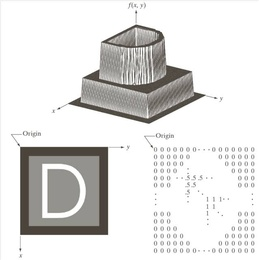
%> input picture Unit 1/Picture2_8.jpg, 259 x 260 px, shrunk from 638 x 640 before the run, given in place of cat image.jpg, which was not available
$ octave Unit4.m   (GNU Octave 9; MATLAB toolbox functions it lacks are replaced by stand-ins)
%> lines starting %> are read from the running program, lines starting %| are printed output that depends on the picture; pictures that were not available may be replaced by others from this repository, and a replacement may not be noted
%Averaging Filter
clc;clear all;close all;
a = imread('cat image.jpg');
%> a is the input picture: size 260x259x3 uint8; mean R, G, B 225.4, 224.8, 223.5
I=rgb2gray(a);
[x,y] = size(I);
%> x = 260; y = 259
figure(1), imshow(I);
for i = 2:x-1
    for j = 2:y-1
        sum = 0;
        for ii = i-1:i+1
            for jj = j-1:j+1
                sum = sum + I(ii,jj);
            end
        end
        I2(i,j) = ceil(sum/9);
    end
end
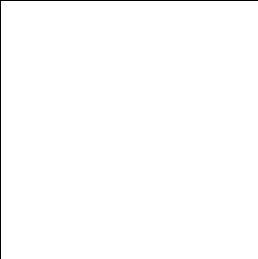
%> I2: size 259x258 uint8; values 0 (black) and 28 (white), 99.2% white; black in thin lines or dots
figure(2),imshow(I2);

%Max/Min Filter
clc;clear all;close all;
Im = imread('Lena image.png');
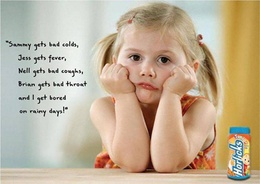
%> input picture Unit 1/child.jpg, 260 x 184 px, shrunk from 490 x 347 before the run, given in place of Lena image.png, which was not available
%> Im is the input picture: size 184x260x3 uint8; mean R, G, B 194.4, 177.2, 152.3
figure(1),imshow(Im);
Im = im2double(Im);
%> Im: size 184x260x3 double
[r c] = size(Im);
%> r = 184; c = 780
    for i=2:r-1
        for j=2:c-1
            M = Im(i-1:i+1,j-1:j+1);
            Min = min(M(:));
            Max = max(M(:));
            ImL(i,j) = Min;
            ImU(i,j) = Max;
        end
    end
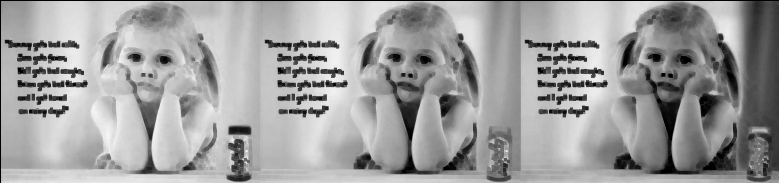
%> ImL: size 183x779 double; min 0, max 0.961, mean 0.623
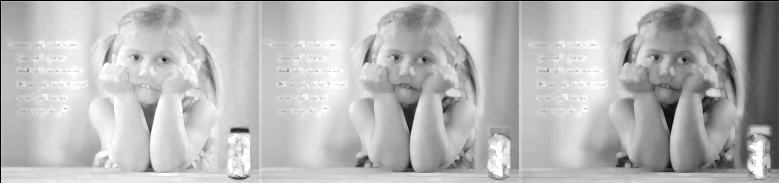
%> ImU: size 183x779 double; min 0, max 1, mean 0.728
figure(2),imshow(ImL);
figure(3),imshow(ImU);

%Wiener Filter
clc;clear all;close all;
I = imread('Lena image.png');
Im=rgb2gray(I);
%> Im: size 184x260 uint8
In=imnoise(Im,'gaussian',0,0.025); %noise Addition
figure(1),imshow(In);
[m n] = size(In);
%> m = 184; n = 260
J = wiener2(In,[5 5]);
figure(2),imshow(J);


%Mid_Point Filter
clc;clear all;close all;
I = imread('Lena image.png');
In=rgb2gray(I);
Im=imnoise(In,'gaussian',0,0.025); %noise Addition
figure(1),imshow(Im);
Im = im2double(Im);
%> Im: size 184x260 double
[r c] = size(Im);
%> c = 260
    for i=2:r-1
        for j=2:c-1
            M = Im(i-1:i+1,j-1:j+1);
            Min = min(M(:));
            Max = max(M(:));
            Mid=(Max+Min)/2;
            ImOUT(i,j) = Mid;
        end
    end
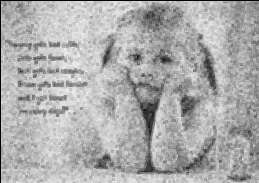
%> ImOUT: size 183x259 double; min 0, max 1, mean 0.676
figure(2),imshow(ImOUT);

%Unsharp masking
clc;clear all;close all;
a = imread('cat image.jpg');
I=rgb2gray(a);
[x,y] = size(I);
figure(1), imshow(I);
for i = 2:x-1
    for j = 2:y-1
        sum = 0;
        for ii = i-1:i+1
            for jj = j-1:j+1
                sum = sum + I(ii,jj);
            end
        end
        I2(i,j) = ceil(sum/9);
    end
end
I2=imresize(I2,[size(I)]);
figure(2),imshow(I2);
O=I-I2;
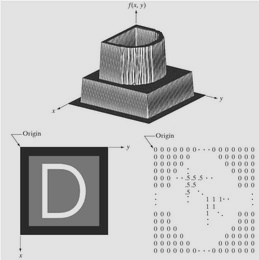
%> O: size 260x259 uint8; min 16, max 246, mean 197.1
figure(3),imshow(O);
%High Boost Filtering
clc;clear all;close all;
A=input('Enter the value of A greater than 1')
%> the answer given: 1
Im=imread('cat image.jpg');
f=rgb2gray(Im);
figure(1),imshow(f);
[r c] = size(f);
%> r = 260; c = 259
for x=2:r-1
    for y=2:c-1
        g(x,y)=f(x,y+1)+f(x,y-1)+f(x-1,y)+f(x+1,y)-4*f(x,y);
        %g(x,y)=-f(x,y+1)-f(x,y-1)-f(x-1,y)-f(x+1,y)+4*f(x,y);
        %g(x,y)=f(x-1,y-1)+f(x-1,y)+f(x-1,y+1)+f(x,y-1)-8*f(x,y)+f(x,y+1)+f(x+1,y-1)+f(x+1,y)+f(x+1,y+1);

    end;
end;
for x=2:r-1
    for y=2:c-1
        d(x,y)=(A-1)*f(x,y)+g(x,y);
    end
end
 figure(2),imshow(g);
figure(3),imshow(d);

%Comparision between Sobel,Perwitt,Roberts operator for edge detection
clc;clear all;close all;
Im=imread('cat image.jpg');
X=rgb2gray(Im);
figure; imshow(X);
BW1 = edge(X,'Sobel');
%> BW1: size 260x259 logical; 4.2% white in thin lines or dots
BW2 = edge(X,'Prewitt');
%> BW2: size 260x259 logical; 4.2% white in thin lines or dots
BW3 = edge(X,'Roberts');
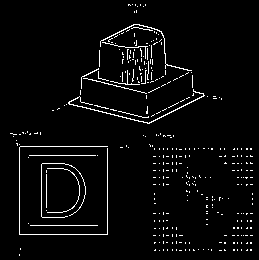
%> BW3: size 260x259 logical; 3.7% white in thin lines or dots
figure; imshow(BW1);
figure; imshow(BW2);
figure; imshow(BW3);
